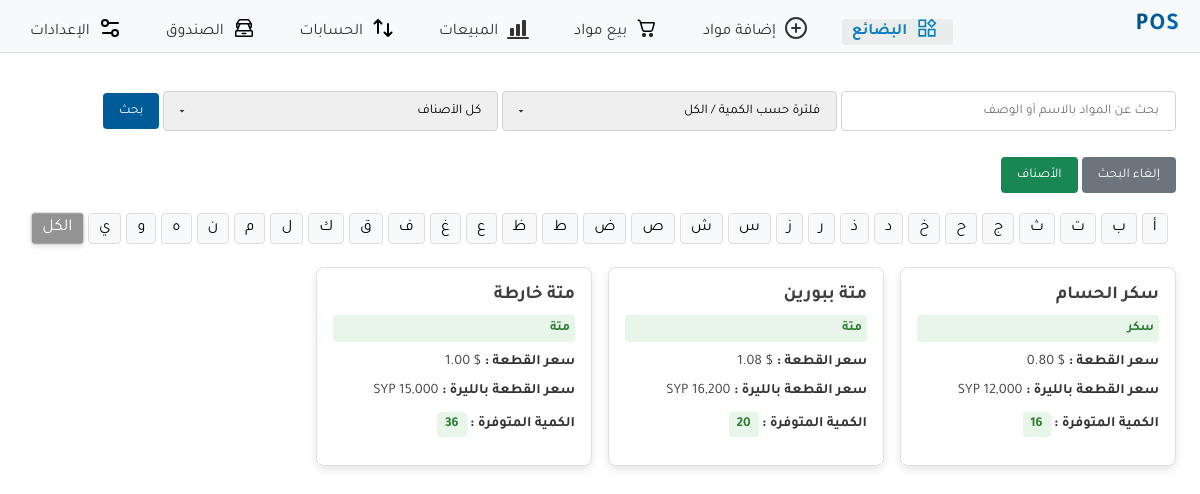
The app's page /, older data.
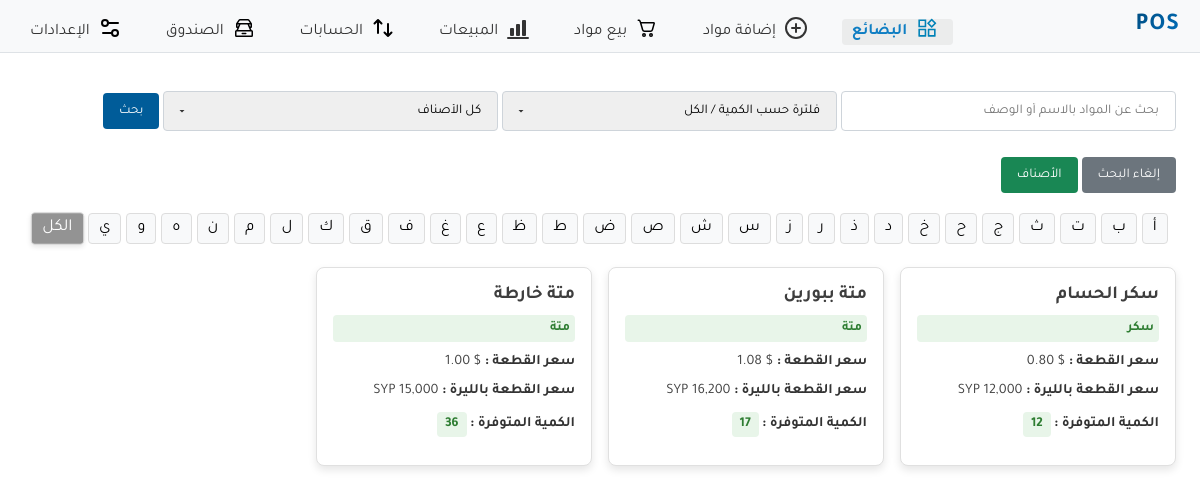
The same page, newer data.
### store/models.py (models this page shows, shortened)
class Product(models.Model):
    name = models.CharField(max_length=100)
    description = models.TextField(null=True,blank=True)
    price = models.DecimalField(max_digits=10, decimal_places=2)
    quantity = models.PositiveIntegerField()
    classification=models.ForeignKey(Classification, on_delete=models.SET_NULL,null=True,blank=True)
    retail_sale_percent = models.PositiveIntegerField(null=True, blank=True)
    whole_sale_percent = models.PositiveIntegerField(null=True, blank=True)
    is_active = models.BooleanField(default=True)
    def syp_price(self):
        dollar_rate = Settings.objects.get(key="dollar_rate").value
        return int(self.price * dollar_rate)

class Classification(models.Model):
    category=models.CharField(max_length=100)
    def __str__(self):
        return self.category

class Settings(models.Model):
    key = models.CharField(max_length=50, unique=True)
    value = models.DecimalField(max_digits=15, decimal_places=2)
    class Meta:
        verbose_name = "Setting"
        verbose_name_plural = "Settings"

### store/views.py (the view, shortened to what this page needs)
# urls.py: path('', views.product_list, name='home'),
def product_list(request):
    search_query = request.GET.get('search', '')
    quantity_filter = request.GET.get('quantity', '')
    classification_filter = request.GET.get('classification', '') #new
    minimum_setting = Settings.objects.filter(key='minimum').first().value
    products = Product.objects.filter(is_active=True)
    classifications = Classification.objects.all()
    if search_query:
        products = products.filter(
            Q(name__icontains=search_query) | Q(description__icontains=search_query)
        )
    if classification_filter:
        if classification_filter=="no-category":
            products=products.filter(classification=None) # no classification
        else:
            products = products.filter(classification=classification_filter)
    products = products.order_by('name')
    minimum_setting = Settings.objects.filter(key='minimum').first()
    return render(
        request,
        'store/product_list.html',
        {
            'products': products,
            'classifications':classifications,
            'search_query': search_query,
            'quantity_filter': quantity_filter,
            'classification_filter':classification_filter,
            'minimum_value': minimum_setting.value if minimum_setting else None,
        },
    )

### store/templates/store/product_list.html (shortened to what this page needs)
{% extends 'base.html' %}
{% load static %}
{% load humanize %}
{% block css-files %}
<link rel="stylesheet" type="text/css" href="{% static 'store/product_list.css' %}">
{% endblock %}
{% block content %}
<div class="search-bar">
  <form method="get" action=".">
    <input
      type="text"
      name="search"
      placeholder="بحث عن المواد بالاسم أو الوصف"
      value="{{ search_query|default:'' }}"
      id="searchInput"
    >
    <select name="quantity" class="quantity-filter">
      <option value="" {% if not quantity_filter %}selected{% endif %}>فلترة حسب الكمية / الكل</option>
    </select>
    <select name="classification">
      <option value="" {% if not classification_filter %}selected{% endif %}>كل الأصناف</option>
    </select>
    <button type="submit" class="btn blue">بحث</button>
    <button type="button" class="btn gray" id="clearSearchInputs">
      إلغاء البحث
    </button>
    <button type="button" class="btn green">
      <a href="{% url "classifications_list" %}">الأصناف</a>
    </button>
  </form>
</div>
<div class="alphabet-filter">
  <button type="button" class="alphabet-btn" data-letter="ا">أ</button>
  {% with "ب ت ث ج ح خ د ذ ر ز س ش ص ض ط ظ ع غ ف ق ك ل م ن ه و ي " as letters %}
    {% for letter in letters.split %}
      <button type="button" class="alphabet-btn" data-letter="{{ letter }}">{{ letter }}</button>
    {% endfor %}
  {% endwith %}
  <button type="button" class="alphabet-btn active" data-letter="all">الكل</button>
</div>
{% if products %}
<div class="product-container">
    {% with None as last_name %}
      {% for product in products %}
        <a href="{% url 'product_detail' product.id %}" class="product-link {% if product.quantity == 0 %}out-of-stock{% endif %}" data-product-id="{{ product.id }}" data-product-name="{{ product.name }}">
          <div class="product-card">
            <h3>{{ product.name }}</h3>
            <h5 class="{% if product.classification %}classification{% else %}no-classification{% endif %}">
              {{ product.classification|default:"بدون تصنيف" }}
            </h5>
            <p><strong>سعر القطعة :</strong> $ {{ product.price }}</p>
            <p><strong>سعر القطعة بالليرة :</strong> SYP {{ product.syp_price|intcomma }}</p>
            <p>
              <strong>الكمية المتوفرة :</strong>
              <span class="{% if product.quantity < minimum_value %}low-quantity{% else %}high-quantity{% endif %}">
                {{ product.quantity }}
              </span>
            </p>
          </div>
        </a>
      {% endfor %}
    {% endwith %}
  </div>
  {% else %}
    <p class="error" style="text-align:center; margin-top:50px">لا يوجد مواد .</p>
  {% endif %}
{% endblock %}

Row changes from the older to the newer data that the page shows:
changed Product "سكر الحسام": quantity "16" → "12"
changed Product "متة ببورين": quantity "20" → "17"
